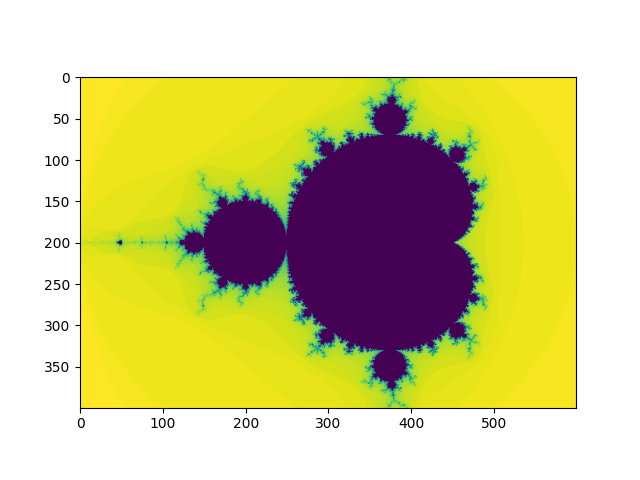

This figure's Python source:
import matplotlib as mpl
import matplotlib.pyplot as plt
import pandas as pd
import numpy as np

MAXIMO_ITERACIONES = 80
def mandelbrot(a,b):
    c = complex(a,b)
    z = 0
    n = 0
    while abs(z) <= 2 and n < MAXIMO_ITERACIONES:
        z = z*z + c
        n += 1
    color_pixel = 255 - int(n * 255 / MAXIMO_ITERACIONES)
    return color_pixel

entero = np.linspace(-2,1, 600)
imaginario = np.linspace(-1,1,400)
resultado = np.vectorize(mandelbrot)(entero, imaginario[:, np.newaxis])
plt.imshow(resultado)
plt.savefig('ej6.png')
